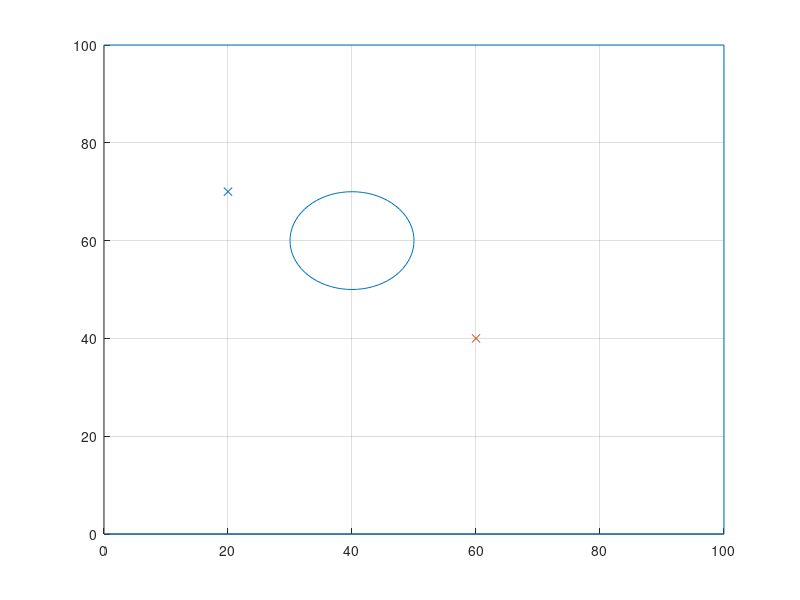

Write the MATLAB code that produced this figure. (Note: this script raises an error after producing the figure.)
clear
clc  
close all
%% 
%two links and obstacle

figure(1);

xborder=[0,100];
yborder=[0,100];
line([xborder(1),xborder(2),xborder(2),xborder(1)],[yborder(1),yborder(1),yborder(2),yborder(2)]);
hold on;
grid on;

base_x=20; base_y=0; L1=46.1; L2=26.9;
endEffector_x = 20; endEffector_y = 70; %start position
goal_x = 60; goal_y= 40; % goal position

%obstacle
obstacle_x=40; obstacle_y=60; obstacle_r=10;
theta = linspace(0, 2*pi, 73);
x_circle = obstacle_x + obstacle_r*cos(theta);
y_circle = obstacle_y + obstacle_r*sin(theta);
line([x_circle, x_circle(1)], [y_circle, y_circle(1)]);
plot(endEffector_x,endEffector_y,'x', 'MarkerFaceColor', 'r')
plot(goal_x,goal_y,'x', 'MarkerFaceColor', 'r')

%plot links
[start_alpha, start_beta] = inverse_kinematics(endEffector_x, endEffector_y, base_x, base_y, L1, L2);
x1 = base_x + L1*cos(start_alpha); %elbow positon
y1 = base_y + L1*sin(start_alpha);
x2 = x1 + L2*cos(start_alpha+start_beta); %end effector position
y2 = y1+L2*sin(start_alpha+start_beta);

L1_x = [base_x, x1];
L1_y = [base_y, y1];
L2_x = [x1, x2];
L2_y = [y1, y2];

L1_link = line(L1_x, L1_y);
set(L1_link, 'Color', 'b'); 

L2_link = line(L2_x, L2_y);
set(L2_link, 'Color', 'g'); 


L3_link = line(L2_x, L2_y);
set(L3_link, 'Color', 'g');

L4_link = plot(L2_x(2), L2_y(2), 'ok', 'MarkerSize', 8, 'MarkerFaceColor', 'k');



%%
%configuration space

[goal_alpha, goal_beta] = inverse_kinematics(goal_x, goal_y, base_x, base_y, L1, L2);

alpha = ((0:1:180)*pi)/180; %links' angles
beta = ((0:2:360)*pi)/180;
% convert to configuration space
configurationSpace = zeros(length(alpha), length(beta));
for i = 1:length(alpha)
    for j = 1:length(beta)
        configurationSpace(i,j) = collision_check(alpha(i), beta(j), base_x, base_y, L1, L2, obstacle_x,obstacle_y,obstacle_r);
    end
end

[alpha_grid, beta_grid] = meshgrid(alpha*180/pi, beta*180/pi);

figure(2);
start_alpha_c = find(abs(alpha-start_alpha) == min(abs(alpha-start_alpha)));
start_beta_c = find(abs(beta - start_beta) == min(abs(beta - start_beta)));
alpha_goal_c = find(abs(alpha - goal_alpha) == min(abs(alpha - goal_alpha)));
beta_goal_c = find(abs(beta - goal_beta) == min(abs(beta - goal_beta)));
configurationSpace(start_alpha_c, start_beta_c) = 1.5;
cs_figure = meshc(alpha_grid, beta_grid, configurationSpace);
view(2);
%% Find total forces
% same calculations from a_potentialsurfaces
attractiveConstant = 500;
repulsiveConstant = 5;
rho0 = 1;

attractiveEnergy = zeros(length(alpha), length(beta));
repulsiveEnergy = zeros(length(alpha), length(beta));
attractiveForce_a = zeros(length(alpha), length(beta));
attractiveForce_b = zeros(length(alpha), length(beta));
repulsiveForce_a = zeros(length(alpha), length(beta));
repulsiveForce_b = zeros(length(alpha), length(beta));

% Calculate potentials and forces for the whole grid
for alpha1 = 1:length(alpha)
    for beta1 = 1:length(beta)
        a = alpha(alpha1);
        b = beta(beta1);
        attractiveEnergy(alpha1, beta1) = (1/2)*attractiveConstant*((a-goal_alpha).^2+(b-goal_beta).^2);
        attractiveForce_a(alpha1, beta1) = -attractiveConstant*(a-goal_alpha);
        attractiveForce_b(alpha1, beta1) = -attractiveConstant*(b-goal_beta);
        rho = 2;

        if alpha1 <= 40
             a1 = 1:(alpha1+40);
           
        elseif alpha1 >= length(alpha)-40
            a1 = (alpha1-40):(alpha1+(length(alpha)-alpha1-1));
        else
            a1 = alpha1-40:alpha1+40;
        end

        if beta1 <= 40
            b1 = 1:(beta1+40);
        elseif beta1 >= length(beta)-40
            b1 = (beta1-40):(beta1+((length(beta)-beta1)-1));
        else
            b1 = beta1-40:beta1+40;
        end

        for i = a1
            for j = b1
                if(configurationSpace(i,j) == 1)
                    c = alpha(i);
                    d = beta(j);
                    dist = sqrt((a-c+0.1).^2+(b-d+0.1)^2);
                else
                    dist = rho;
                end
                if(dist < rho)
                    rho = dist;
                    aRho = (a-c+0.1)/dist;
                    bRho = (b-d+0.1)/dist;
                end
            end
        end

        if rho <= rho0
            repulsiveEnergy(alpha1, beta1) = (1/2)*repulsiveConstant*(1/rho - 1/rho0)^2;
            repulsiveForce_a(alpha1, beta1) = repulsiveConstant*(1/rho - 1/rho0)*((1/rho)^2)*aRho;
            repulsiveForce_b(alpha1, beta1) = repulsiveConstant*(1/rho - 1/rho0)*((1/rho)^2)*bRho;
            if(repulsiveEnergy(alpha1, beta1) > 500)
                repulsiveEnergy(alpha1, beta1) = 500;
            end
        else
            repulsiveEnergy(alpha1, beta1) = 0;
            repulsiveForce_a(alpha1, beta1) = 0;
            repulsiveForce_b(alpha1, beta1) = 0;
        end
    end
end

totalForce_a = attractiveForce_a + repulsiveForce_a;
totalForce_b = attractiveForce_b + repulsiveForce_b;
%%
%path planning

delta = 0.01;
wSteps = 20;
minDistance = 20;
start_point = [start_alpha, start_beta];
path = start_point;


x1 = base_x + L1*cos(start_alpha); %elbow positon
y1 = base_y + L1*sin(start_alpha);
x2 = x1 + L2*cos(start_alpha+start_beta); %end effector position
y2 = y1+L2*sin(start_alpha+start_beta);

i = 1;
while (((x2 - goal_x)^2 + (y2 - goal_y)^2) > 1)  % Euclidean distance 
    a2 = find(abs(alpha-path(i,1)) == min(abs(alpha-path(i,1))));
    b2 = find(abs(beta-path(i,2)) == min(abs(beta-path(i,2))));
    forceNormal = sqrt(totalForce_a(a2, b2)^2+totalForce_b(a2,b2)^2);
    forceGradient = [totalForce_a(a2,b2)/forceNormal, totalForce_b(a2,b2)/forceNormal];
    
     if(i>minDistance)
        if(sqrt(sum((path(i,:)-path(i-minDistance,:)).^2))<delta) % Euclidean distance between two points
            wPath = WaveFront(configurationSpace, alpha, beta, a2, b2, alpha_goal_c, beta_goal_c, wSteps);
            path(i+1:i+length(wPath),:) = [alpha(wPath(1,:))', beta(wPath(2,:))'];
            for j = 1:length(wPath)
                a = path(i+j,1);
                b = path(i+j,2);
              
                x1 = base_x + L1*cos(a); %elbow positon
                y1 = base_y + L1*sin(a);
                x2 = x1 + L2*cos(a+b); %end effector position
                y2 = y1+L2*sin(a+b);
                L1_x = [base_x, x1];
                L1_y = [base_y, y1];
                L2_x = [x1, x2];
                L2_y = [y1, y2];    

                set(L1_link, 'XData', L1_x, 'YData', L1_y);
                set(L2_link, 'XData', L1_x(2), 'YData', L1_y(2));
                set(L3_link, 'XData', L2_x, 'YData', L2_y);
                set(L4_link, 'XData', L2_x(2), 'YData', L2_y(2));

                configurationSpace(a2,b2) = 1.5;
                set(cs_figure, 'ZData', configurationSpace);

                drawnow;    
            end
            i = i+length(wPath);
        else
            path(i+1,:) = path(i,:) + delta*forceGradient;
            a = path(i,1);
            b = path(i,2);
            
            x1 = base_x + L1*cos(a); %elbow positon
            y1 = base_y + L1*sin(a);
            x2 = x1 + L2*cos(a+b); %end effector position
            y2 = y1+L2*sin(a+b);
            L1_x = [base_x, x1];
            L1_y = [base_y, y1];
            L2_x = [x1, x2];
            L2_y = [y1, y2];    
            i = i + 1;
        
            set(L1_link, 'XData', L1_x, 'YData', L1_y);
            set(L2_link, 'XData', L1_x(2), 'YData', L1_y(2));
            set(L3_link, 'XData', L2_x, 'YData', L2_y);
            set(L4_link, 'XData', L2_x(2), 'YData', L2_y(2));

            configurationSpace(a2,b2) = 1.5;
            set(cs_figure, 'ZData', configurationSpace);

            drawnow;
        end
    else
        path(i+1,:) = path(i,:) + delta*forceGradient;
        a = path(i,1);
        b = path(i,2);
       
        x1 = base_x + L1*cos(a); %elbow positon
        y1 = base_y + L1*sin(a);
        x2 = x1 + L2*cos(a+b); %end effector position
        y2 = y1+L2*sin(a+b);
        L1_x = [base_x, x1];
        L1_y = [base_y, y1];
        L2_x = [x1, x2];
        L2_y = [y1, y2];    
        i = i + 1;
        
        set(L1_link, 'XData', L1_x, 'YData', L1_y);
        set(L2_link, 'XData', L1_x(2), 'YData', L1_y(2));
        set(L3_link, 'XData', L2_x, 'YData', L2_y);
        set(L4_link, 'XData', L2_x(2), 'YData', L2_y(2));

        configurationSpace(a2,b2) = 1.5;
        set(cs_figure, 'ZData', configurationSpace);

        drawnow;
    end
end